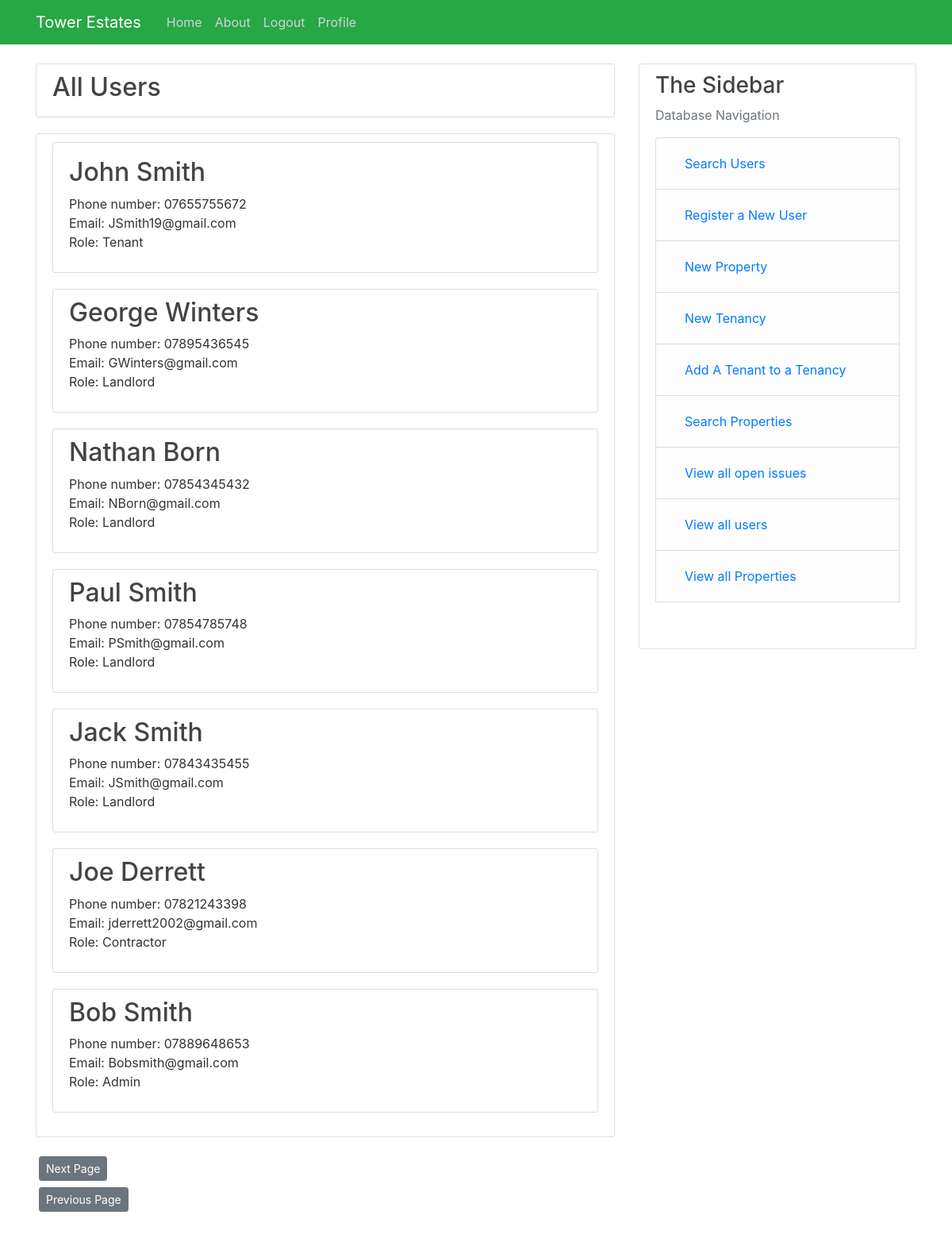
/all_users (signed in), run on an earlier commit of the app's database.
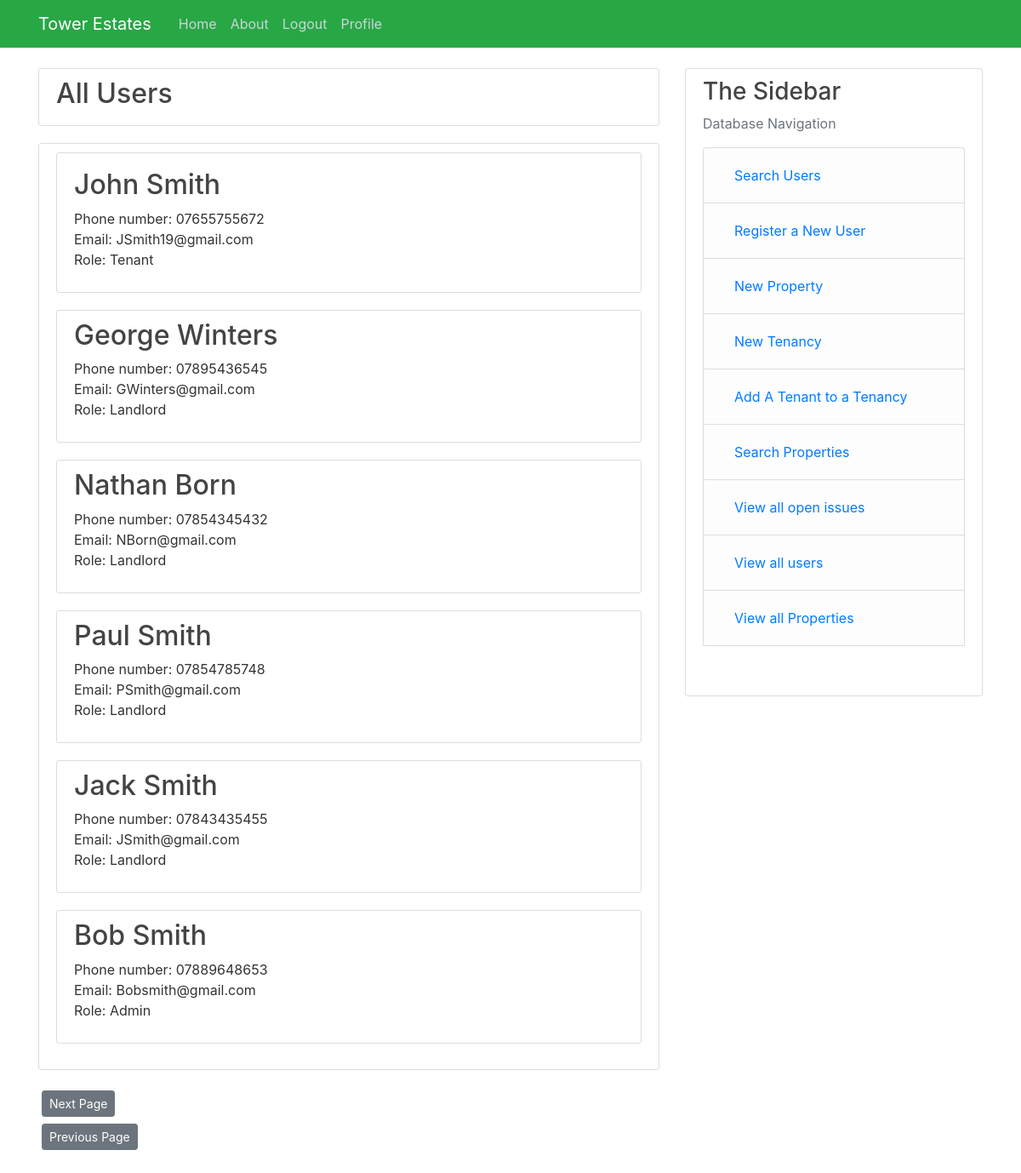
And on a later commit of the database.
### Tower/models.py (models this page shows, shortened)
class User(db.Model, UserMixin):  # User table
    user_id = db.Column(db.Integer, primary_key=True)
    name = db.Column(db.String(55), nullable=False)
    phone_number= db.Column(db.String(15), nullable=False)
    role= db.Column(db.String(12), nullable=False)
    email = db.Column(db.String(120), unique=True, nullable=False)
    business= db.Column(db.String(150), nullable=True)
    password = db.Column(db.String(64), nullable=False)
    properties = db.relationship("Properties",cascade="all, delete-orphan" ,backref="User", lazy=True)
    occupants = db.relationship("Tenancies", backref="User", secondary=occupants, lazy=True)
    contractor = db.relationship("Quotes", cascade="all, delete-orphan",backref="User", lazy=True)

### Tower/routes.py (the view)
@app.route("/all_users") # Output all users
@login_required
def all_users():
    if current_user.role != ("Admin"):  # Ensures only admins can use this route
        abort(403)  # Redirects to a 403 error
    page = request.args.get("page", 1, type=int)
    users = db.session.query(User).order_by(User.role.desc())  # Gets all users from the database
    all = users.paginate(page, per_page=8)  # Paginates the query, allowing it to be shown over multiple pages
    next_url = url_for("all_users", page=all.next_num) \
        if all.has_next else None  # The url for the next page of users
    prev_url = url_for("all_users", page=all.prev_num) \
        if all.has_prev else None  # The url for the previous page of users
    return render_template("all_users.html", all=all, next_url=next_url, prev_url = prev_url)

### Tower/models.py (called while the page is built)
@login_manager.user_loader
def load_user(user_id):
    return User.query.get(int(user_id))

### Tower/templates/all_users.html (shortened to what this page needs)
{% extends "layout.html" %}
{% block content %}
<div class="content-section">
    <h2>All Users</h2>
</div>
<div class="content-section">
    {% for user in all.items %}
    <div class="content-section">
        {%if user.role == ('Tenant')%}
        <h2><a class="article-title"href=" {{ url_for('Tenant', user_id= user.user_id) }}">{{user.name}}</a></h2>
        <p>Phone number: {{user.phone_number}} <br> Email: {{user.email}} <br>Role: {{user.role}}</p>
        {%elif user.role == ('Landlord')%}
        <h2><a class="article-title"href=" {{ url_for('Landlord', user_id= user.user_id) }}">{{user.name}}</a></h2>
        <p>Phone number: {{user.phone_number}} <br> Email: {{user.email}} <br>Role: {{user.role}}</p>
        {%elif user.role == ('Contractor')%}
        <h2><a class="article-title"href=" {{ url_for('Contractor', user_id= user.user_id)}}">{{user.name}}</a></h2>
        <p>Phone number: {{user.phone_number}} <br> Email: {{user.email}} <br>Role: {{user.role}}</p>
        {%else%}
        <h2><a class="article-title"href=" {{ url_for('Admin', user_id= user.user_id) }}">{{user.name}}</a></h2>
        <p>Phone number: {{user.phone_number}} <br> Email: {{user.email}} <br>Role: {{user.role}}</p>
        {% endif %}
    </div>
    {%endfor%}
</div>
<div>
    <a class="btn btn-secondary btn-sm m-1" href=" {{next_url}}">Next Page</a>
</div>
<div>
    <a class="btn btn-secondary btn-sm m-1" href=" {{prev_url}}">Previous Page</a>
</div>
{% endblock content %}

What changed in the data, as far as the page shows it:
removed User: name "Joe Derrett", phone_number "07821243398", email "jderrett2002@gmail.com", role "Contractor"
